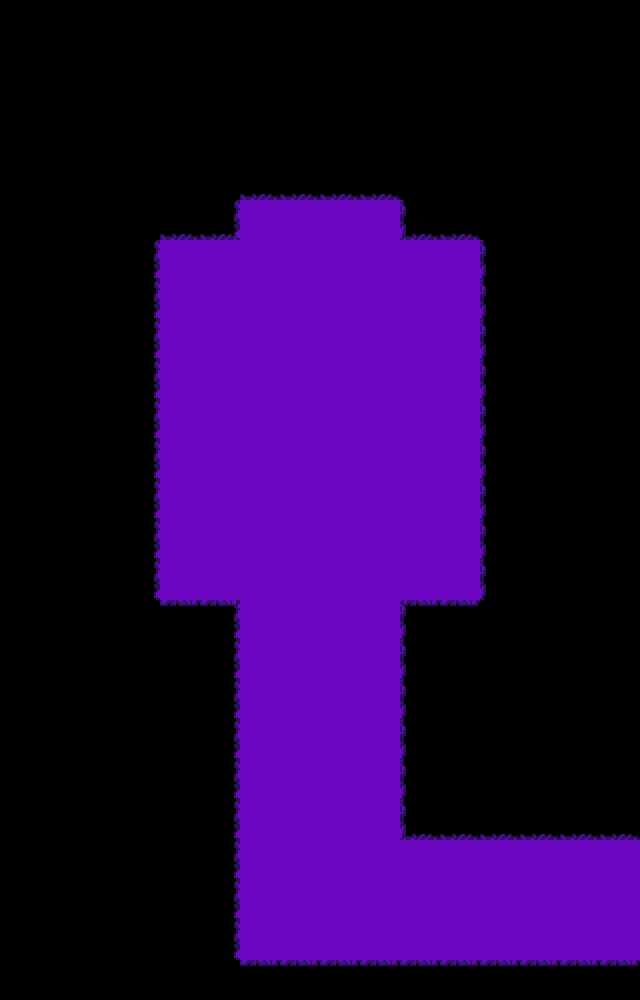

A level layout from a 2D game, rendered from its tile map. Below: a short description, then the map file with its tile-grid data intact:
An orthogonal 16x25 tile map with 40x40 px tiles, 1 tile layer (tiles), 2 tilesets and 28 objects (2x transition, elevatordoor, savepoint, footstep, entry_elevator, ...).

<map version="1.11" tiledversion="1.12.1" orientation="orthogonal" renderorder="right-down" width="16" height="25" tilewidth="40" tileheight="40" infinite="0" nextlayerid="7" nextobjectid="31">
 <editorsettings>
  <export target="pre_elevator.lua" format="lua" />
 </editorsettings>
 <properties>
  <property name="border" value="castle" />
  <property name="music" value="deltarune/bird" />
  <property name="name" value="Card Floor - Elevator" />
 </properties>
 <tileset firstgid="1" source="../../tilesets/darkfield_tiles.tsx" />
 <tileset firstgid="73" source="../../tilesets/tree_objects.tsx" />
 <layer id="1" name="tiles" width="16" height="25">
  <data encoding="csv">
0,0,0,0,0,0,0,0,0,0,0,0,0,0,0,0,
0,0,0,0,0,0,0,0,0,0,0,0,0,0,0,0,
0,0,0,0,0,0,0,0,0,0,0,0,0,0,0,0,
0,0,0,0,0,0,0,0,0,0,0,0,0,0,0,0,
0,0,0,0,0,0,20,20,20,20,0,0,0,0,0,0,
0,0,0,0,20,21,1,1,1,1,19,20,0,0,0,0,
0,0,0,15,1,1,1,1,1,1,1,1,13,0,0,0,
0,0,0,15,1,1,1,1,1,1,1,1,13,0,0,0,
0,0,0,15,1,1,1,1,1,1,1,1,13,0,0,0,
0,0,0,15,1,1,1,1,1,1,1,1,13,0,0,0,
0,0,0,15,1,1,1,1,1,1,1,1,13,0,0,0,
0,0,0,15,1,1,1,1,1,1,1,1,13,0,0,0,
0,0,0,15,1,1,1,1,1,1,1,1,13,0,0,0,
0,0,0,15,1,1,1,1,1,1,1,1,13,0,0,0,
0,0,0,15,1,1,1,1,1,1,1,1,13,0,0,0,
0,0,0,0,8,9,1,1,1,1,7,8,0,0,0,0,
0,0,0,0,0,15,1,1,1,1,13,0,0,0,0,0,
0,0,0,0,0,15,1,1,1,1,13,0,0,0,0,0,
0,0,0,0,0,15,1,1,1,1,13,0,0,0,0,0,
0,0,0,0,0,15,1,1,1,1,13,0,0,0,0,0,
0,0,0,0,0,15,1,1,1,1,19,20,20,20,20,20,
0,0,0,0,0,15,1,1,1,1,1,1,1,1,1,1,
0,0,0,0,0,15,1,1,1,1,1,1,1,1,1,1,
0,0,0,0,0,15,1,1,1,1,1,1,1,1,1,1,
0,0,0,0,0,0,8,8,8,8,8,8,8,8,8,8
</data>
 </layer>
 <objectgroup color="#0000ff" id="4" name="collision">
  <object id="12" x="200" y="160" width="80" height="40" />
  <object id="13" x="360" y="160" width="80" height="40" />
  <object id="14" x="160" y="200" width="80" height="40" />
  <object id="15" x="120" y="200" width="40" height="400" />
  <object id="16" x="400" y="200" width="80" height="40" />
  <object id="17" x="480" y="200" width="40" height="400" />
  <object id="18" x="120" y="600" width="120" height="40" />
  <object id="19" x="400" y="600" width="120" height="40" />
  <object id="20" x="200" y="640" width="40" height="320" />
  <object id="21" x="200" y="960" width="440" height="40" />
  <object id="22" x="400" y="640" width="40" height="160" />
  <object id="23" x="400" y="800" width="240" height="40" />
 </objectgroup>
 <objectgroup color="#ffff00" id="3" name="objects_elevator">
  <object id="9" name="elevatordoor" x="260" y="160" width="120" height="40">
   <properties>
    <property name="double_doors" value="true" />
    <property name="type" value="great" />
   </properties>
  </object>
 </objectgroup>
 <objectgroup color="#ff00ff" id="2" name="objects">
  <object id="11" name="transition" x="280" y="140" width="80" height="40">
   <properties>
    <property name="map" value="hub_elevator" />
    <property name="marker" value="entry" />
   </properties>
  </object>
  <object id="26" name="transition" x="640" y="840" width="40" height="120">
   <properties>
    <property name="map" value="floorcard/first_rudinn" />
    <property name="marker" value="entry_left" />
   </properties>
  </object>
  <object id="27" name="savepoint" x="300" y="400" width="40" height="40" />
  <object id="30" name="footstep" x="0" y="0" width="40" height="40">
   <properties>
    <property name="player" type="bool" value="true" />
   </properties>
  </object>
 </objectgroup>
 <objectgroup id="6" name="objects_trees">
  <object id="1" gid="74" x="410" y="270" width="210" height="182" />
  <object id="2" gid="75" x="380" y="140" width="210" height="136" />
  <object id="3" gid="73" x="20" y="270" width="210" height="182" />
  <object id="4" gid="76" x="50" y="140" width="210" height="136" />
  <object id="5" gid="73" x="10" y="480" width="210" height="182" />
  <object id="6" gid="74" x="420" y="480" width="210" height="182" />
  <object id="7" gid="73" x="60" y="710" width="210" height="182" />
  <object id="8" gid="74" x="370" y="710" width="210" height="182" />
  <object id="28" gid="73" x="60" y="950" width="210" height="182" />
 </objectgroup>
 <objectgroup color="#aa00ff" id="5" name="markers">
  <object id="24" name="entry_elevator" x="320" y="250">
   <point />
  </object>
  <object id="25" name="entry_right" x="600" y="900">
   <point />
  </object>
 </objectgroup>
</map>
